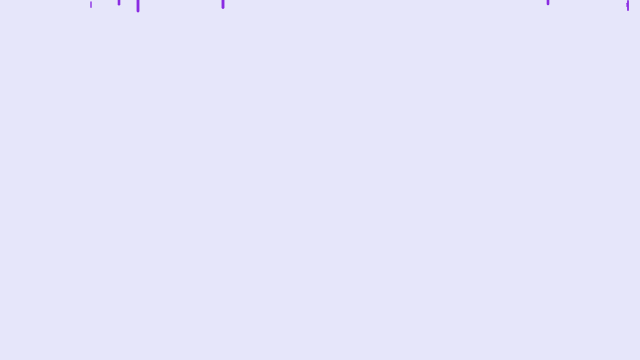
Frame 1 (no input)
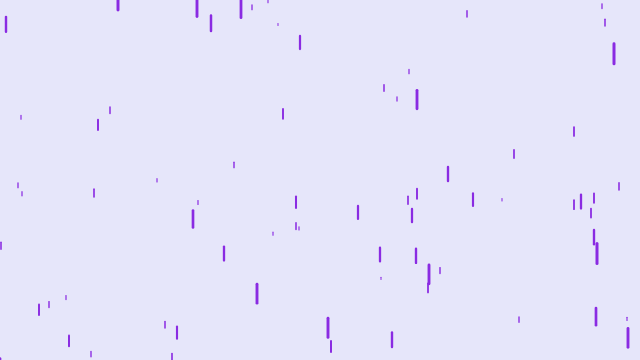
Frame 60 (no input)
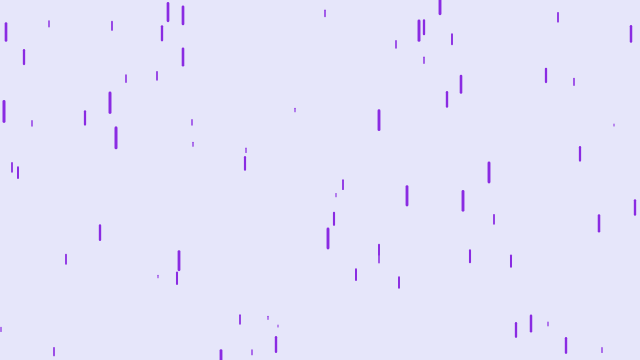
Frame 120 (the mouse pressed at the canvas centre since frame 60)

The p5.js sketch that drew these frames (run headless with seeded random() and noise() and a simulated clock; from frame 60 on, the mouse is pressed at the canvas centre):

// p5.js sketch
// ── sketch.js

var drops = [];

function setup() {
  createCanvas(640, 360);
  for(var i =0; i < 400; i++)
    this.drops.push( new Drop());
}

function draw() {
  background(230,230,250);
  for(var i =0; i < 100; i++){
    drops[i].fall();
    drops[i].show();
  }
}




// ── drop.js
function Drop(){
  this.z = random(0, 20);
  this.length = map(this.z, 0, 20,2, 20 );
  this.x = floor(random(width));
  this.y = floor(random(height)) - height;
  this.yspeed = map(this.z, 0, 20, 5, 10);
  this.thickness = map(this.z, 0,20, 1,3);

  this.fall = function(){
    this.y += this.yspeed;
    if(this.y > this.length + height){
      this.x = floor(random(0,width));
      this.y = floor(random(height*-1, 0));
    }
  }
  

  this.show = function(){
    strokeWeight(this.thickness);
    stroke(138, 43,226)
    line(this.x ,this.y, this.x, this.y + this.length);
  }


}
